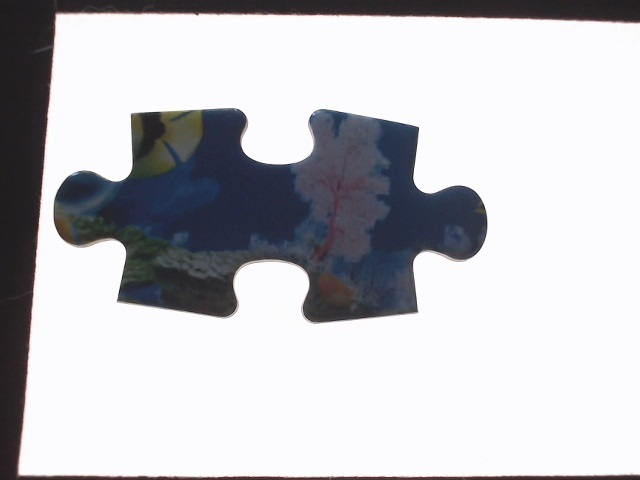
#> input picture puzzle/testimgs/turtle/d/0.png, 640 x 480 px, found by its file name; its folder holds 5 pictures in this run
$ python contours.py   (older library calls are emulated)
#> lines starting #> are read from the running program, lines starting #| are printed output that depends on the picture; after the words box and inside, x2 and y2 are one past the last pixel; in counts of white or black regions, pixels touching at a corner belong together
### puzzle/piece.py
import math, random, timeit, cv2, time, numpy as np
from funcs import *

class pc:
    def __init__(self, im, undistort=None):
        self.im = self.preprocess(im, undistort)
        self.edge = self.findContours()
        self.corners = self.findCorners()
        self.sides = self.segment()
        self.straightSides = self.isStraight()
        self.correctedSides = self.correctSides()
        self.pos = None
        self.rotation = None
        #self.locks = self.lockPoints()
        self.centroid = [sum(self.corners[:,0]/4), sum(self.corners[:,1]/4)]

    def findContours(self):
        contours, heirarchy = cv2.findContours(self.im, cv2.RETR_EXTERNAL, cv2.CHAIN_APPROX_NONE)
        contours = [e for e in contours if len(e) > 60]
        #cv2.fillPoly(self.im, contours, color=(255))
        return contours[0]

    def findCorners(self):
        cornerMap = cv2.cornerHarris(self.im, 10, 5, .001)
        #cornerMap = cv2.cornerHarris(self.im, 25, 5, .001)
        #ret, bina = cv2.threshold(cornerMap, .25*np.max(cornerMap), 255, cv2.THRESH_BINARY)
        y, x = np.where(cornerMap>.5*np.max(cornerMap))
        self.cm = cornerMap
        candidates = np.float32(np.array([[x[i], y[i]] for i in range(len(x))]))
        criteria = (cv2.TERM_CRITERIA_EPS, 10, 1.0)
        compactness, labels, centers = cv2.kmeans(candidates, 8, np.array([1,2,3,4]), criteria, 10, cv2.KMEANS_RANDOM_CENTERS)
        centers = filter(centers, 15)
        quads = [e for e in choices(centers, 4) if cv2.contourArea(e) > 0]
        assert len(quads)>0, "Corner finding failed, zero candidate groupings"
        best = quads[0]
        for e in np.unique(quads, axis=0):
            rect, hull = cv2.boxPoints(cv2.minAreaRect(e)), cv2.convexHull(e)
            bestrect, besthull = cv2.boxPoints(cv2.minAreaRect(best)), cv2.convexHull(best)
            if areaDiff(hull, rect) < areaDiff(besthull, bestrect):
                best = e
        localmax = []
        size = 14
        radius = int(size/2)
        for e in best:
            x, y = round(e[0]), round(e[1])
            local = cornerMap[y-radius:y+radius, x-radius:x+radius]
            m = np.unravel_index(np.argmax(local), (size, size))
            localmax.append([m[0]+x-radius, m[1]+y-radius])
        return np.flip(cv2.convexHull(np.array(localmax))[:,0], axis=0)

    # [28 lines left out: functions segment, correctSides, not called in this run]

    def preprocess(self, im, undistort, lower=45_000, upper=100_000):
        if undistort != None:
            mtx,dst,newmtx = undistort
            im = cv2.undistort(im, mtx, dst, None, newmtx)
        self.base = im
        h, w, d = np.shape(im)
        gray = cv2.cvtColor(im, cv2.COLOR_RGB2GRAY)
        blur = cv2.GaussianBlur(gray, (3,3), 50)
        ret, bin = cv2.threshold(blur, 150, 255, cv2.THRESH_BINARY_INV)
        #bin = cv2.adaptiveThreshold(blur, 255, cv2.ADAPTIVE_THRESH_GAUSSIAN_C, cv2.THRESH_BINARY_INV, 7, 1)
        for i in range(1):
            bin = cv2.erode(bin, np.ones((3, 3), np.uint8))
            bin = cv2.dilate(bin, np.ones((1, 1), np.uint8))
        labels, labelids, values, centroids = cv2.connectedComponentsWithStats(bin, 4, cv2.CV_32S)
        pcindex = -1
        for i, e in enumerate(values):
            if e[4] in range(lower, upper) and e[3]<h and e[2]<w:
                pcindex = i
        assert pcindex != -1, f"connected component failed: no match.\nComponents found:\n{values}"
        component = (labelids == pcindex).astype("uint8")*255
        return component

    # [40 lines left out: functions isStraight, show, not called in this run]

class puzzle:
    # [105 lines left out: functions __init__, getBorders, place, bestFit, bestPlacement, evalPlacement and 2 more, not called in this run]

### puzzle/contours.py
from tabnanny import check
from PIL import Image
import cv2, random, time, numpy as np
from piece import *

imgdir = "C:\\Users\\ek\\Desktop\\sdfghj\\puzzle\\testimgs\\turtle"
#ref = cv2.imread(f"{imgdir}\\turtle\\reference.jpg")
imgs = [cv2.imread(f"{imgdir}\\d\\{i}.png") for i in range(4)]
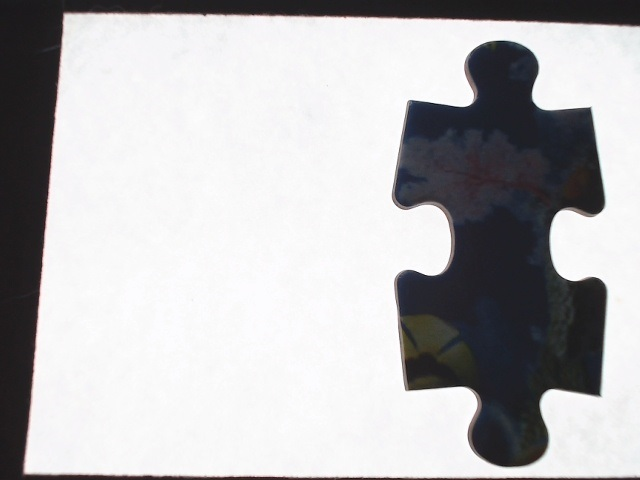
#> input picture puzzle/testimgs/turtle/d/1.png, 640 x 480 px, found by its file name
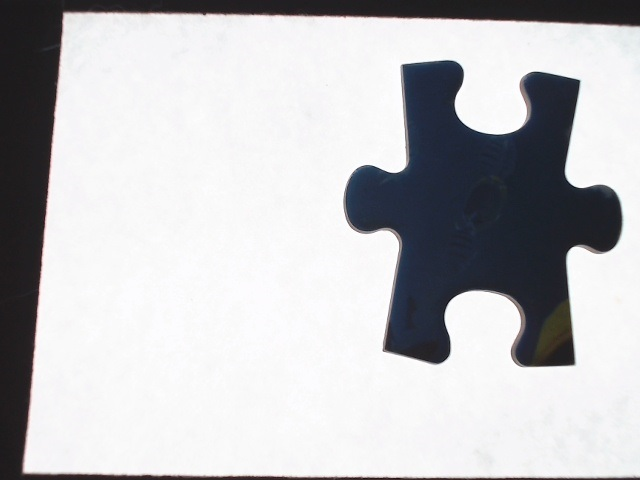
#> input picture puzzle/testimgs/turtle/d/2.png, 640 x 480 px, found by its file name
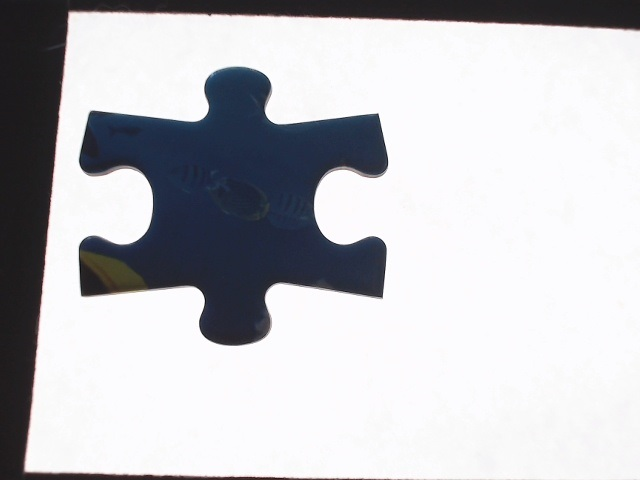
#> input picture puzzle/testimgs/turtle/d/3.png, 640 x 480 px, found by its file name
#> imgs = 4 items
checker = cv2.imread(f"{imgdir}\\d\\checker.png")
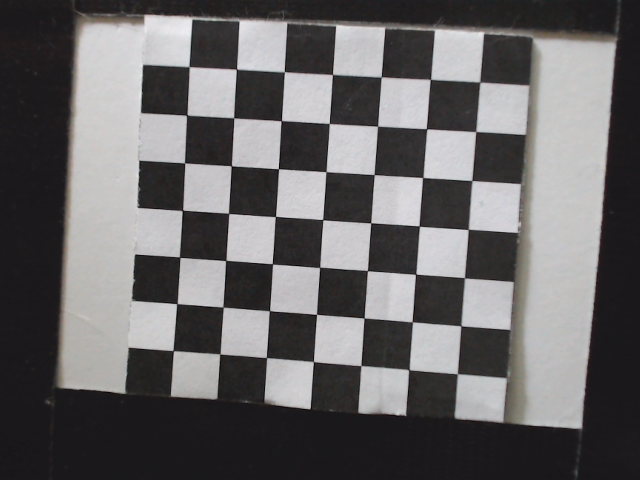
#> input picture puzzle/testimgs/turtle/d/checker.png, 640 x 480 px, found by its file name
#> checker is the input picture: shape (480, 640, 3); mean B, G, R 102.7, 101.7, 103.7

gray = cv2.cvtColor(checker, cv2.COLOR_BGR2GRAY)
obj = np.zeros((6*6,3), np.float32)
obj[:,:2] = np.mgrid[0:6,0:6].T.reshape(-1,2)
blur = cv2.GaussianBlur(checker, (3,3), 50)
ret, pts = cv2.findChessboardCorners(blur, (6,6))
#> ret = True; pts = 36 rows, first 8: [190.6, 68.44], [236.5, 69.5], [285.6, 73.22], [332.5, 74.45], [382.6, 78.44], [430.5, 79], [187, 115.5], [233.5, 118]
criteria = (cv2.TERM_CRITERIA_EPS + cv2.TERM_CRITERIA_MAX_ITER, 30, 0.001)
corners = cv2.cornerSubPix(gray,pts, (11,11), (-1,-1), criteria)
#> corners = 36 rows, first 8: [188.9, 66.65], [236.4, 69.17], [284.3, 71.81], [332.4, 74.45], [381.1, 76.89], [430.4, 79.31], [186.7, 115.2], [233.7, 117.8]
checker = cv2.drawChessboardCorners(checker, (6,6), pts, True)
#> checker: shape (480, 640, 3); 3.53% of pixels changed, all inside (x1, y1, x2, y2) = (171, 61, 437, 329)
print(ret, pts)
#> (printed output is left out)
ret, mtx, dst, rvecs, tvecs = cv2.calibrateCamera([obj], [pts], gray.shape, None, None)
#> ret = 0.135; mtx = [[1259.4, 0, 189.7], [0, 1261.5, 361], [0, 0, 1]]; dst = [[0.467, -3.76, 0.0321, -0.0274, 19.63]]; rvecs = ([0.119, 0.153, 0.0692],); tvecs = ([0.0279, -6.18, 26.36],)
h,  w = gray.shape[:2]
#> h = 480; w = 640
newmtx, roi = cv2.getOptimalNewCameraMatrix(mtx, dst, (w,h), 0, (w,h))
#> newmtx = [[1309.8, 0, 190], [0, 1316.7, 364.4], [0, 0, 1]]; roi = (0, 0, 639, 479)
new = cv2.undistort(checker, mtx, dst, None, newmtx)

t=time.time()
p = puzzle([pc(e) for e in imgs], (6,6))
#> in preprocess, self.base is the input picture: shape (480, 640, 3); mean B, G, R 196.9, 192.8, 192.9
#> in preprocess, `ret, bin = cv2.threshold(blur, 150, 255, cv2.THRESH_BINARY_INV)`:
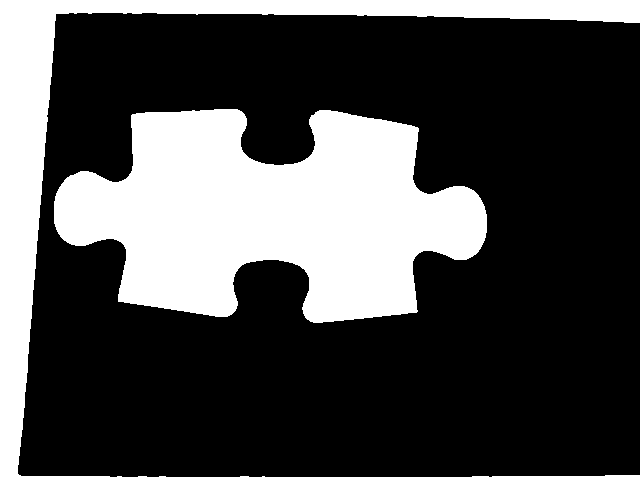
#> bin: shape (480, 640); 29.3% white; 2 white regions, box (x1, y1, x2, y2) and area: (54, 109, 487, 323) 60096, (0, 0, 640, 480) 29812
#> in preprocess, `labels, labelids, values, centroids = cv2.connectedComponentsWithStats..`:
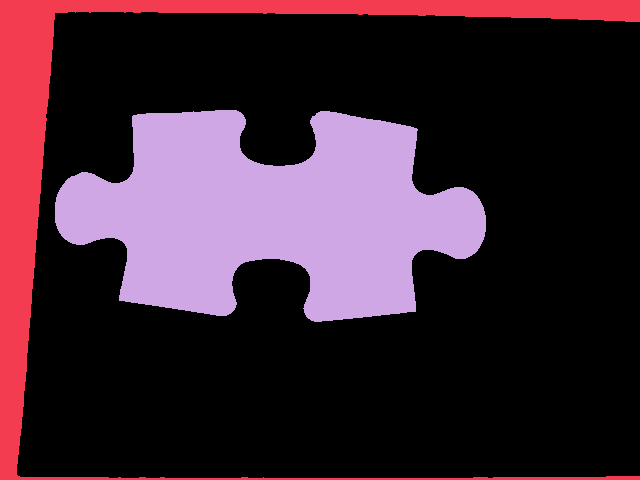
#> labelids: shape (480, 640) int32; 3 distinct labels, from 0 to 2; one colour per label, 0 black
#> in preprocess, `labels, labelids, values, centroids = cv2.connectedComponentsWithStats..`: labels = 3; values = [[17, 12, 623, 466, 220720], [0, 0, 640, 480, 28060], [55, 110, 431, 212, 58420]]; centroids = [[354.1, 257.3], [150.4, 152.3], [270.2, 214.3]]
#> the loop in preprocess, `for i, e in enumerate(values):` made 3 passes
#> (e, pcindex) on pass 3: ([55, 110, 431, 212, 58420], 2)
#> in preprocess, `component = (labelids == pcindex).astype("uint8")*255`: component: shape (480, 640); 19% white; 1 white region
#> in findContours, `contours, heirarchy = cv2.findContours(self.im, cv2.RETR_EXTERNAL, cv2..`: contours = 1 contour; box (x1, y1, x2, y2) and area: (55, 110, 486, 322) 57750
#> in __init__, `self.edge = self.findContours()`: self.edge = contour of 1339 points, box (x1, y1, x2, y2) (55, 110, 486, 322), area 57750
#> in findCorners, `cornerMap = cv2.cornerHarris(self.im, 10, 5, .001)`:
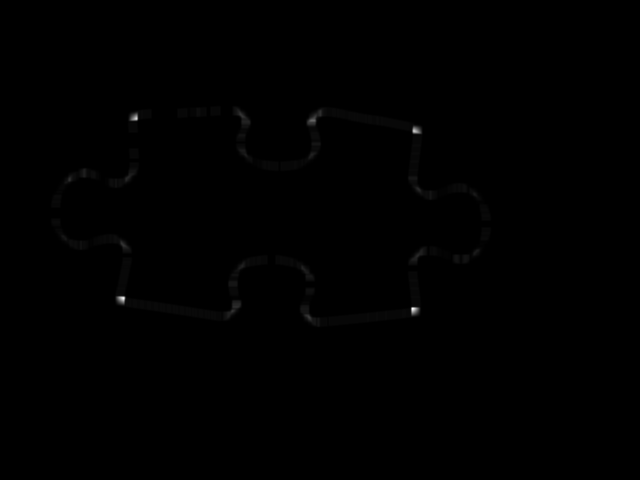
#> cornerMap: shape (480, 640) float32; min -0.004, max 2.47, mean 0.00444; drawn with min black and max white
#> in findCorners, `y, x = np.where(cornerMap>.5*np.max(cornerMap))`: y = 76 values from 116 to 312; x = 76 values, max 417 at index 25, min 119 at index 31, mean 277.9
#> in findCorners, `candidates = np.float32(np.array([[x[i], y[i]] for i in range(len(x))]))`: candidates = 76 pairs, first value 119 to 417, second value 116 to 312
#> (the run stopped early here; a loop or call above may not have finished)
